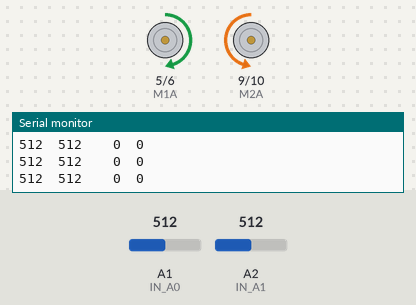
Bench run of a sketch on a simulated Arduino Uno, built with avr-gcc and run on an emulated ATmega328P. On the bench: motor-driver pin pairs drawn as motors (green arrow = first pin HIGH = forward, orange = second pin HIGH = backward, longer = more drive), the last lines printed to the serial monitor. The test bench sets the inputs (shaded band); at power-on: A1 (IN_A0) = 512, A2 (IN_A1) = 512.

Above: at 1.2 s.
1.3 s: A1 (IN_A0) set to 56
4.3 s: A1 (IN_A0) set to 47
At 5.4 s:
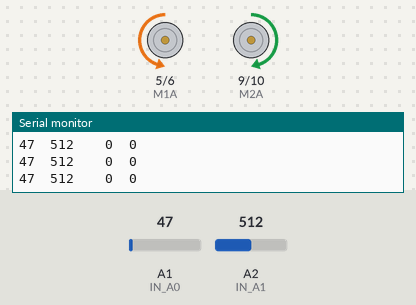
5.8 s: A2 (IN_A1) set to 75
7.3 s: A2 (IN_A1) set to 64
At 7.8 s:
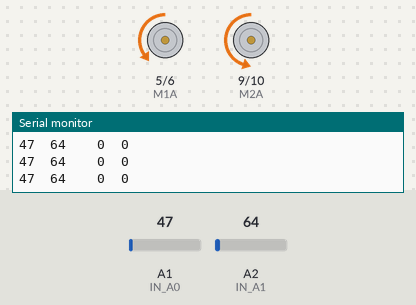
8.8 s: A2 (IN_A1) set to 80
At 9.4 s:
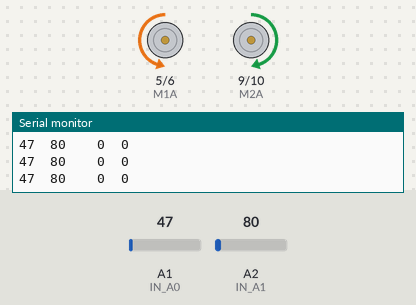
10.3 s: A2 (IN_A1) set to 0
At 10.7 s:
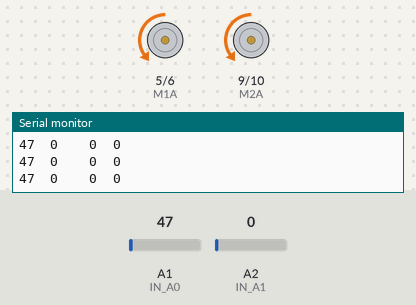
Timing chart, 0 to 12.8 s (numbered marks = the images above; inputs shaded):
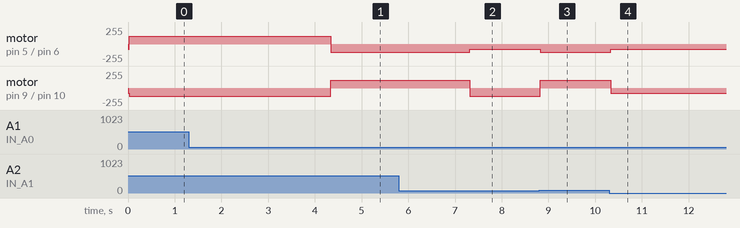

Measured:
- the behaviour switches between 51 and 50 on A1 (IN_A0) (found by bisection; images 0 and 1)
- the behaviour switches between 71 and 70 on A2 (IN_A1) (found by bisection; images 1 and 2)
- after the input at 4.3 s, motor on pin 5 (M1A) / pin 6 (M1B): forward 120/255 → backward 120/255 at once; motor on pin 9 (M2A) / pin 10 (M2B): backward 120/255 → forward 120/255 at once
- after the input at 7.3 s, motor on pin 5 (M1A) / pin 6 (M1B): backward 120/255 → backward 80/255 at once; motor on pin 9 (M2A) / pin 10 (M2B): forward 120/255 → backward 120/255 at once
- after the input at 8.8 s, motor on pin 5 (M1A) / pin 6 (M1B): backward 80/255 → backward 120/255 at once; motor on pin 9 (M2A) / pin 10 (M2B): backward 120/255 → forward 120/255 at once
- after the input at 10.3 s, motor on pin 5 (M1A) / pin 6 (M1B): backward 120/255 → backward 80/255 at once; motor on pin 9 (M2A) / pin 10 (M2B): forward 120/255 → backward 80/255 at once

The sketch:

sketch_oct31a.ino
```cpp
//sensores
const int IN_A0 = A1;
const int IN_D0 = 2;
const int IN_A1 = A2;
const int IN_D1 = 3;

//motores
const int M1A = 5;
const int M1B = 6;
const int M2A = 9;
const int M2B = 10;

int value_A0; //sensor esquerda
int value_A1; //sensor direita
int value_D0;
int value_D1;
int vel_1 = 80;
int vel_2 = 120;
int vel_3 = 150;
int vel_4 = 180;
int vel_5 = 240;

void Frente () {
  analogWrite(M1A, 0);
  analogWrite(M1B, vel_1);
  analogWrite(M2A, 0);
  analogWrite(M2B, vel_1);
}

void Direita () {
  analogWrite(M1A, 0);
  analogWrite(M1B, vel_2);
  analogWrite(M2A, vel_2);
  analogWrite(M2B, 0);
}


void Direita_Acentuada () {
  analogWrite(M1A, 0);
  analogWrite(M1B, vel_5);
  analogWrite(M2A, vel_5);
  analogWrite(M2B, 0);
}

void Esquerda () {
  analogWrite(M1A, vel_2);
  analogWrite(M1B, 0);
  analogWrite(M2A, 0);
  analogWrite(M2B, vel_2);
}

void Esquerda_Acentuada () {
  analogWrite(M1A, vel_5);
  analogWrite(M1B, 0);
  analogWrite(M2A, 0);
  analogWrite(M2B, vel_5);
}

void setup() {
Serial.begin(9600);
pinMode (IN_A0, INPUT);
pinMode (IN_A1, INPUT);
pinMode (IN_D0, INPUT);
pinMode (IN_D1, INPUT);

pinMode (M1A, OUTPUT);
pinMode (M1B, OUTPUT);
pinMode (M2A, OUTPUT);
pinMode (M2B, OUTPUT);


}

void loop() {
if (value_A0 <= 50 && value_A1 <= 70) {
  Frente ();
  delay(15);
} else if (value_A0 > 50) {
  Esquerda ();
  delay(30);
} else if (value_A1 > 70 ) {
  Direita ();
  delay(30);

}

else if (value_A1 > 135) {
  Direita_Acentuada();
  delay(100);
} else if (value_A0 > 90) {
  Esquerda_Acentuada();
  delay(100);
}


value_A0=analogRead(IN_A0);
value_A1=analogRead(IN_A1);
Serial.print(value_A0);
Serial.print("\t");
Serial.print(value_A1);
Serial.print("\t\t");
Serial.print(value_D0);
Serial.print("\t");
Serial.print(value_D1);
Serial.println();

delay(10);
}
```
